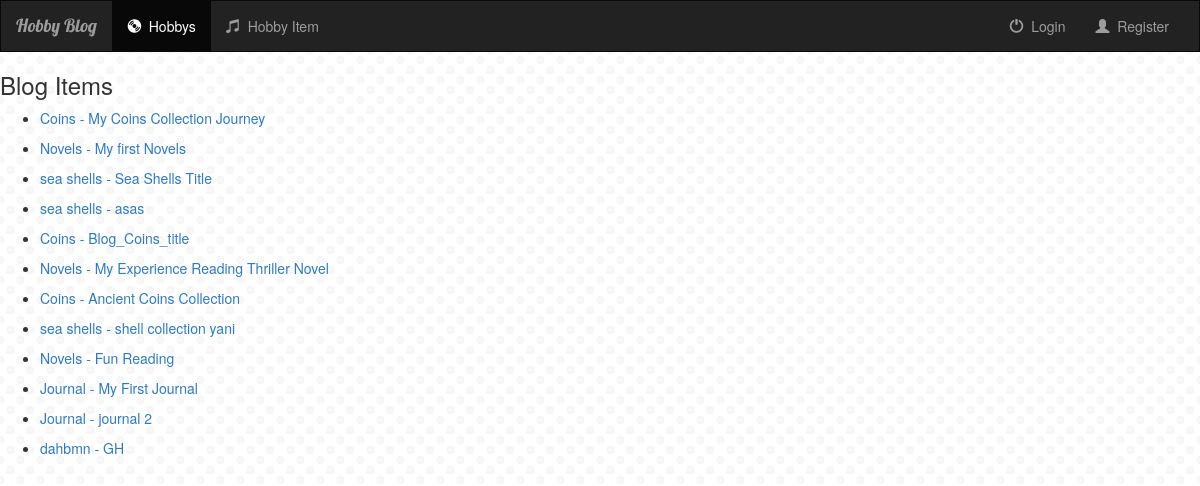
Page /addpost/bloglist/ on the committed database.
### addpost/models.py (models this page shows, shortened)
class Blog(models.Model):
    hobbyitem = models.ForeignKey(HobbyItem, on_delete = models.CASCADE)
    title = models.CharField(max_length = 250)
    slug = models.SlugField (max_length = 1000)
    created_date = models.DateTimeField(auto_now_add = True)
    modified = models.DateTimeField(auto_now = True)
    description = models.CharField(max_length =140)
    content = models.TextField()
    link = models.URLField(blank = True)
    updated_date = models.DateTimeField(auto_now_add = False, auto_now = True)

### hobby/models.py (models this page shows)
class HobbyItem(models.Model):
    hobbycat = models.ForeignKey(HobbyCat, on_delete = models.CASCADE)
    hobbyitem_logo = models.CharField(max_length = 1000)
    hobbyitem_title = models.CharField(max_length = 250)
    hobbyitem_dic = models.CharField(max_length = 1000)
    def __str__(self):
        return self.hobbyitem_title

### addpost/views.py (the view)
class BlogItemIndexView(generic.ListView):
    template_name = 'addpost/postitemindex.html'
    context_object_name = 'blog'
    def get_queryset(self):
        return Blog.objects.all()

### addpost/templates/addpost/postitemindex.html (shortened to what this page needs)
{% extends 'hobby/base.html' %}
{% block content %}
    <h3>Blog Items</h3>
    <ul>
        {% for blogitem in blog %}
            <li><p><a href="http://127.0.0.1:8000/addpost/bloglist/{{blogitem.slug}}">{{ blogitem.hobbyitem }} - {{ blogitem.title }} </p></li>
        {% endfor %}
    </ul>
{% endblock %}

### hobby/static/hobby/style.css (style rules this page uses)
body { background: white url("images/background.jpg") }

### rows in the picture
Blog: hobbyitem "Coins", title "My Coins Collection Journey"
Blog: hobbyitem "Novels", title "My first Novels"
Blog: hobbyitem "sea shells", title "Sea Shells Title"
Blog: hobbyitem "sea shells", title "asas"
Blog: hobbyitem "Coins", title "Blog_Coins_title"
Blog: hobbyitem "Novels", title "My Experience Reading Thriller Novel"
Blog: hobbyitem "Coins", title "Ancient Coins Collection"
Blog: hobbyitem "sea shells", title "shell collection yani"
Blog: hobbyitem "Novels", title "Fun Reading"
Blog: hobbyitem "Journal", title "My First Journal"
Blog: hobbyitem "Journal", title "journal 2"
Blog: hobbyitem "dahbmn", title "GH"
